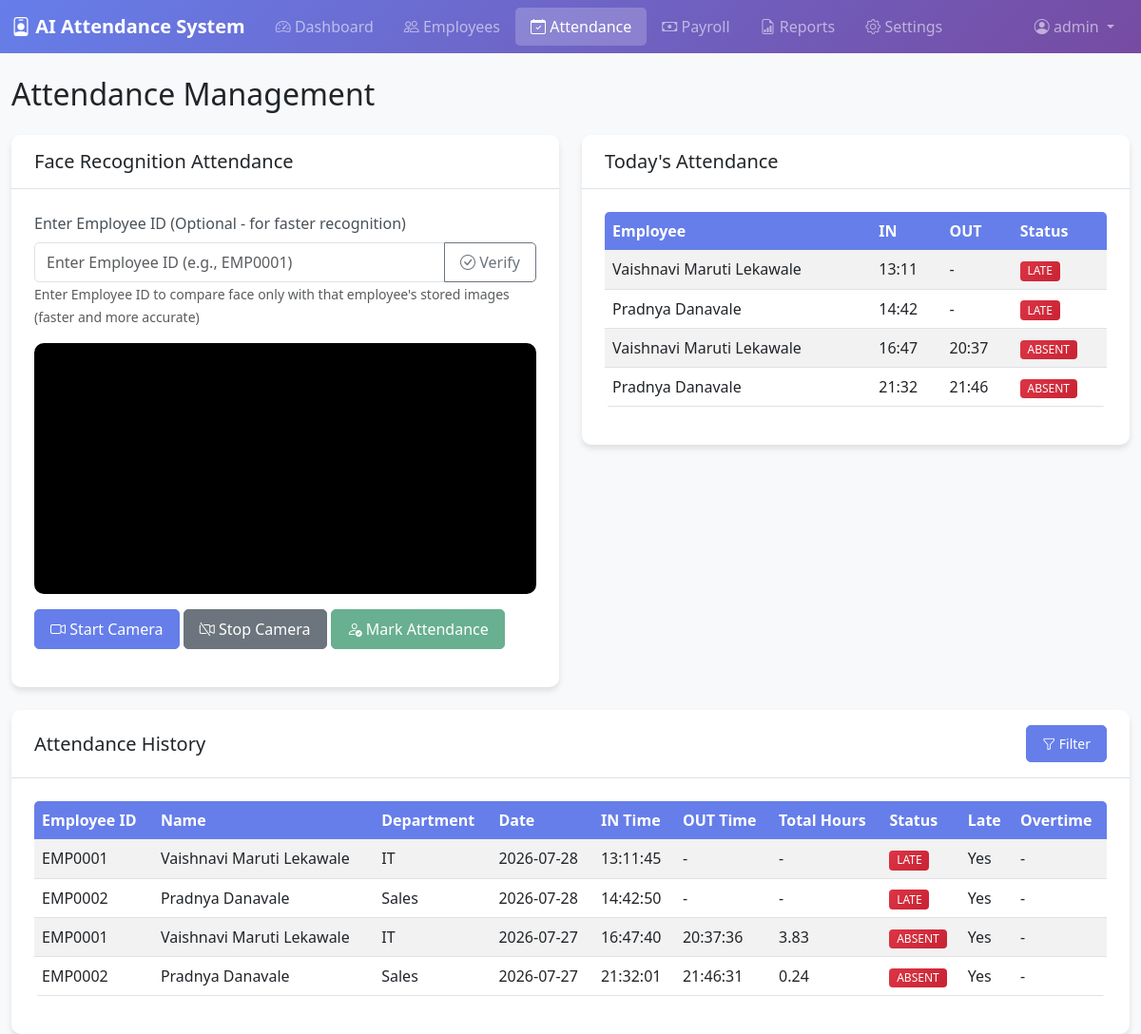
The app's page /attendance/history (signed in) with its own data.
### models.py (models this page shows)
class Attendance(db.Model):
    __tablename__ = 'attendance'
    id = db.Column(db.Integer, primary_key=True)
    employee_id = db.Column(db.Integer, db.ForeignKey('employees.id'), nullable=False)
    date = db.Column(db.Date, nullable=False)
    in_time = db.Column(db.DateTime)
    out_time = db.Column(db.DateTime)
    total_hours = db.Column(db.Float, default=0.0)
    late_entry = db.Column(db.Boolean, default=False)
    early_exit = db.Column(db.Boolean, default=False)
    overtime_hours = db.Column(db.Float, default=0.0)
    status = db.Column(db.String(20), default='absent')  # present, absent, half_day, late
    confidence = db.Column(db.Float)
    created_at = db.Column(db.DateTime, default=datetime.utcnow)
    updated_at = db.Column(db.DateTime, default=datetime.utcnow, onupdate=datetime.utcnow)
    __table_args__ = (db.UniqueConstraint('employee_id', 'date', name='unique_employee_date'),)

class Employee(db.Model):
    __tablename__ = 'employees'
    id = db.Column(db.Integer, primary_key=True)
    employee_id = db.Column(db.String(20), unique=True, nullable=False)
    name = db.Column(db.String(100), nullable=False)
    department = db.Column(db.String(50), nullable=False)
    designation = db.Column(db.String(50), nullable=False)
    basic_salary = db.Column(db.Float, nullable=False)
    joining_date = db.Column(db.Date, nullable=False)
    email = db.Column(db.String(120), nullable=False)
    phone = db.Column(db.String(20), nullable=False)
    address = db.Column(db.Text, nullable=False)
    profile_photo = db.Column(db.String(255))
    face_images_count = db.Column(db.Integer, default=0)
    status = db.Column(db.String(20), default='active')  # active, inactive
    created_at = db.Column(db.DateTime, default=datetime.utcnow)
    updated_at = db.Column(db.DateTime, default=datetime.utcnow, onupdate=datetime.utcnow)
    attendance_records = db.relationship('Attendance', backref='employee', lazy=True, cascade='all, delete-orphan')
    payroll_records = db.relationship('Payroll', backref='employee', lazy=True, cascade='all, delete-orphan')

### app.py (the view)
@app.route('/attendance/history')
@login_required
def attendance_history():
    start_date = request.args.get('start_date')
    end_date = request.args.get('end_date')
    employee_id = request.args.get('employee_id')
    am, _, _, _ = get_services()
    if start_date and end_date:
        start_date = datetime.strptime(start_date, '%Y-%m-%d').date()
        end_date = datetime.strptime(end_date, '%Y-%m-%d').date()
        attendances = am.get_attendance_by_date_range(start_date, end_date, employee_id)
    else:
        attendances = Attendance.query.order_by(Attendance.date.desc()).limit(100).all()
    employees = Employee.query.filter_by(status='active').all()
    return render_template('attendance.html', attendances=attendances, employees=employees)

### app.py (called while the page is built)
def get_services():
    global attendance_manager, payroll_calculator, email_service, pdf_generator
    if attendance_manager is None:
        attendance_manager = AttendanceManager()
    if payroll_calculator is None:
        payroll_calculator = PayrollCalculator()
    if email_service is None:
        email_service = EmailService()
    if pdf_generator is None:
        pdf_generator = PDFGenerator()
    return attendance_manager, payroll_calculator, email_service, pdf_generator

def login_required(f):
    @wraps(f)
    def decorated_function(*args, **kwargs):
        if 'admin_id' not in session:
            return redirect(url_for('login'))
        return f(*args, **kwargs)
    return decorated_function

### templates/attendance.html (shortened to what this page needs)
<!DOCTYPE html>
<html lang="en">
<head>
    <link href="https://cdn.jsdelivr.net/npm/bootstrap@5.3.0/dist/css/bootstrap.min.css" rel="stylesheet">
    <link rel="stylesheet" href="https://cdn.jsdelivr.net/npm/bootstrap-icons@1.10.0/font/bootstrap-icons.css">
    <link rel="stylesheet" href="{{ url_for('static', filename='css/style.css') }}">
</head>
<body>
    <nav class="navbar navbar-expand-lg navbar-dark bg-primary">
        <div class="container-fluid">
            <a class="navbar-brand" href="{{ url_for('dashboard') }}">
                <i class="bi bi-person-badge"></i> AI Attendance System
            </a>
            <div class="collapse navbar-collapse" id="navbarNav">
                <ul class="navbar-nav me-auto">
                    <li class="nav-item">
                        <a class="nav-link" href="{{ url_for('dashboard') }}">
                            <i class="bi bi-speedometer2"></i> Dashboard
                        </a>
                    </li>
                    <li class="nav-item">
                        <a class="nav-link" href="{{ url_for('employees') }}">
                            <i class="bi bi-people"></i> Employees
                        </a>
                    </li>
                    <li class="nav-item">
                        <a class="nav-link active" href="{{ url_for('attendance') }}">
                            <i class="bi bi-calendar-check"></i> Attendance
                        </a>
                    </li>
                    <li class="nav-item">
                        <a class="nav-link" href="{{ url_for('payroll') }}">
                            <i class="bi bi-cash"></i> Payroll
                        </a>
                    </li>
                    <li class="nav-item">
                        <a class="nav-link" href="{{ url_for('reports') }}">
                            <i class="bi bi-file-earmark-bar-graph"></i> Reports
                        </a>
                    </li>
                    <li class="nav-item">
                        <a class="nav-link" href="{{ url_for('settings') }}">
                            <i class="bi bi-gear"></i> Settings
                        </a>
                    </li>
                </ul>
                <ul class="navbar-nav">
                    <li class="nav-item dropdown">
                        <a class="nav-link dropdown-toggle" href="#" id="navbarDropdown" role="button" data-bs-toggle="dropdown">
                            <i class="bi bi-person-circle"></i> {{ session.admin_username }}
                        </a>
                    </li>
                </ul>
            </div>
        </div>
    </nav>
    <div class="container-fluid mt-4">
        <div class="row">
            <div class="col-12">
                <h2 class="mb-4">Attendance Management</h2>
            </div>
        </div>
        <div class="row mb-4">
            <div class="col-md-6">
                <div class="card">
                    <div class="card-header">
                        <h5 class="card-title mb-0">Face Recognition Attendance</h5>
                    </div>
                    <div class="card-body">
                        <div class="mb-3">
                            <label class="form-label">Enter Employee ID (Optional - for faster recognition)</label>
                            <div class="input-group">
                                <input type="text" id="employeeIdInput" class="form-control" placeholder="Enter Employee ID (e.g., EMP0001)">
                                <button class="btn btn-outline-secondary" type="button" id="verifyEmployeeIdBtn">
                                    <i class="bi bi-check-circle"></i> Verify
                                </button>
                            </div>
                            <small class="text-muted">Enter Employee ID to compare face only with that employee's stored images (faster and more accurate)</small>
                        </div>
                        <div class="video-container">
                            <video id="video" width="100%" height="400" autoplay></video>
                        </div>
                        <div class="mt-3">
                            <button id="startCamera" class="btn btn-primary">
                                <i class="bi bi-camera-video"></i> Start Camera
                            </button>
                            <button id="stopCamera" class="btn btn-secondary">
                                <i class="bi bi-camera-video-off"></i> Stop Camera
                            </button>
                            <button id="captureAttendance" class="btn btn-success" disabled>
                                <i class="bi bi-person-check"></i> Mark Attendance
                            </button>
                        </div>
                    </div>
                </div>
            </div>
            <div class="col-md-6">
                <div class="card">
                    <div class="card-header">
                        <h5 class="card-title mb-0">Today's Attendance</h5>
                    </div>
                    <div class="card-body">
                        <div class="table-responsive" style="max-height: 400px; overflow-y: auto;">
                            <table class="table table-striped">
                                <thead>
                                    <tr>
                                        <th>Employee</th>
                                        <th>IN</th>
                                        <th>OUT</th>
                                        <th>Status</th>
                                    </tr>
                                </thead>
                                <tbody>
                                    {% for att in attendances %}
                                    <tr>
                                        <td>{{ att.employee.name }}</td>
                                        <td>{{ att.in_time.strftime('%H:%M') if att.in_time else '-' }}</td>
                                        <td>{{ att.out_time.strftime('%H:%M') if att.out_time else '-' }}</td>
                                        <td>
                                            <span class="badge bg-{{ 'success' if att.status == 'present' else 'warning' if att.status == 'half_day' else 'danger' }}">
                                                {{ att.status|upper }}
                                            </span>
                                        </td>
                                    </tr>
                                    {% endfor %}
                                </tbody>
                            </table>
                        </div>
                    </div>
                </div>
            </div>
        </div>
        <div class="row">
            <div class="col-12">
                <div class="card">
                    <div class="card-header d-flex justify-content-between align-items-center">
                        <h5 class="card-title mb-0">Attendance History</h5>
                        <button class="btn btn-sm btn-primary" data-bs-toggle="modal" data-bs-target="#filterModal">
                            <i class="bi bi-funnel"></i> Filter
                        </button>
                    </div>
                    <div class="card-body">
                        <div class="table-responsive">
                            <table class="table table-striped">
                                <thead>
                                    <tr>
                                        <th>Employee ID</th>
                                        <th>Name</th>
                                        <th>Department</th>
                                        <th>Date</th>
                                        <th>IN Time</th>
                                        <th>OUT Time</th>
                                        <th>Total Hours</th>
                                        <th>Status</th>
                                        <th>Late</th>
                                        <th>Overtime</th>
                                    </tr>
                                </thead>
                                <tbody>
                                    {% for att in attendances %}
                                    <tr>
                                        <td>{{ att.employee.employee_id }}</td>
                                        <td>{{ att.employee.name }}</td>
                                        <td>{{ att.employee.department }}</td>
                                        <td>{{ att.date.strftime('%Y-%m-%d') }}</td>
                                        <td>{{ att.in_time.strftime('%H:%M:%S') if att.in_time else '-' }}</td>
                                        <td>{{ att.out_time.strftime('%H:%M:%S') if att.out_time else '-' }}</td>
                                        <td>{{ att.total_hours|round(2) if att.total_hours else '-' }}</td>
                                        <td>
                                            <span class="badge bg-{{ 'success' if att.status == 'present' else 'warning' if att.status == 'half_day' else 'danger' }}">
                                                {{ att.status|upper }}
                                            </span>
                                        </td>
                                        <td>{{ 'Yes' if att.late_entry else 'No' }}</td>
                                        <td>{{ att.overtime_hours|round(2) if att.overtime_hours else '-' }}</td>
                                    </tr>
                                    {% endfor %}
                                </tbody>
                            </table>
                        </div>
                    </div>
                </div>
            </div>
        </div>
    </div>
</body>
</html>

### static/css/style.css (style rules this page uses)
body { font-family: 'Segoe UI', Tahoma, Geneva, Verdana, sans-serif; background-color: #f8f9fa; }
.card { border: none; border-radius: 10px; box-shadow: 0 4px 6px rgba(0, 0, 0, 0.1); }
.card-header { background-color: #fff; border-bottom: 1px solid #dee2e6; border-radius: 10px 10px 0 0 !important; padding: 1rem 1.5rem; }
.card-body { padding: 1.5rem; }
.navbar-brand { font-weight: 600; font-size: 1.25rem; }
.nav-link { font-weight: 500; padding: 0.5rem 1rem !important; border-radius: 5px; transition: all 0.3s ease; }
.nav-link.active { background-color: rgba(255, 255, 255, 0.2); }
.btn { border-radius: 5px; padding: 0.5rem 1rem; font-weight: 500; transition: all 0.3s ease; }
.btn-primary { background-color: #667eea; border-color: #667eea; }
.btn-success { background-color: #28a745; border-color: #28a745; }
.form-control, .form-select { border-radius: 5px; border: 1px solid #dee2e6; padding: 0.5rem 0.75rem; }
.form-label { font-weight: 500; color: #495057; }
.table { border-radius: 5px; overflow: hidden; }
.table thead th { background-color: #667eea; color: white; font-weight: 600; border: none; }
.table tbody tr { transition: background-color 0.3s ease; }
.badge { padding: 0.35em 0.65em; font-weight: 500; border-radius: 4px; }
.bg-primary { background: linear-gradient(135deg, #667eea 0%, #764ba2 100%) !important; }
.bg-danger { background: linear-gradient(135deg, #dc3545 0%, #c82333 100%) !important; }
.video-container { position: relative; background-color: #000; border-radius: 10px; overflow: hidden; margin-bottom: 1rem; }
.video-container video { width: 100%; height: auto; display: block; }

### records on screen
Attendance: employee.name "Vaishnavi Maruti Lekawale", in_time "13:11", out_time "-", status "LATE", employee.employee_id "EMP0001", employee.department "IT", date "2026-07-28", in_time "13:11:45", total_hours "-", late_entry "Yes", overtime_hours "-"
Attendance: employee.name "Pradnya Danavale", in_time "14:42", out_time "-", status "LATE", employee.employee_id "EMP0002", employee.department "Sales", date "2026-07-28", in_time "14:42:50", total_hours "-", late_entry "Yes", overtime_hours "-"
Attendance: employee.name "Vaishnavi Maruti Lekawale", in_time "16:47", out_time "20:37", status "ABSENT", employee.employee_id "EMP0001", employee.department "IT", date "2026-07-27", in_time "16:47:40", out_time "20:37:36", total_hours "3.83", late_entry "Yes", overtime_hours "-"
Attendance: employee.name "Pradnya Danavale", in_time "21:32", out_time "21:46", status "ABSENT", employee.employee_id "EMP0002", employee.department "Sales", date "2026-07-27", in_time "21:32:01", out_time "21:46:31", total_hours "0.24", late_entry "Yes", overtime_hours "-"

### other values on screen
{{ session.admin_username }} "admin"
